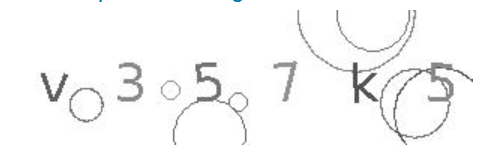
#> input picture captcha_solver/teste.png, 501 x 154 px, found by its file name
$ python captcha_local_solver.py
#> lines starting #> are read from the running program, lines starting #| are printed output that depends on the picture; after the words box and inside, x2 and y2 are one past the last pixel; in counts of white or black regions, pixels touching at a corner belong together
import os
import string
import random
import numpy
from PIL import Image, ImageFilter
from scipy.ndimage import gaussian_filter
import pytesseract
import numpy as np

if os.name == "nt":
    pytesseract.pytesseract.tesseract_cmd = 'C:\\Program Files\\Tesseract-OCR\\tesseract.exe'

F_PATH = os.path.dirname(__file__)
IMG_PATH = os.path.join(F_PATH, "..", "temp")
IMG_UNIQUE_ID = "".join(random.choices(string.digits, k=6))
IMG_ORIGINAL_PATH = os.path.join(IMG_PATH, f"original_{IMG_UNIQUE_ID}.png")
IMG_FILTERED_PATH = os.path.join(IMG_PATH, f"filtered_{IMG_UNIQUE_ID}.png")
IMG_FINAL_PATH = os.path.join(IMG_PATH, f"final_{IMG_UNIQUE_ID}.png")
if not os.path.exists(IMG_PATH):
    os.mkdir(IMG_PATH)


def solve_captcha_local(image_path, th1: int = 185, th2: int = 110, sig1: float = 1.0, sig2: float = 1.2) -> str:
    """ Solves captcha

    Args:
        image_path: path to the captcha to solve
        th1: Theshold to erase before blur
        th2: Theshold to erase after blur
        sig1: blurring power
        sig2: blurring power 2

    Returns:
        captcha response
    """
#> called with image_path = 'captcha_solver/teste.png', th1 = 180, th2 = 135, sig1 = 1, sig2 = (2500, 750)
    original = Image.open(image_path)
#> original is the input picture: PIL image 501x154 RGBA; mean R, G, B, A 247.7, 247.7, 247.8, 255
    original.save(IMG_ORIGINAL_PATH)

    black_and_white = original.convert("L")  # converting to black and white
    first_threshold = black_and_white.point(lambda p: p > th1 and 255)
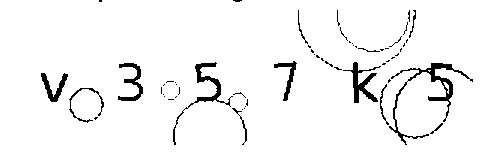
#> first_threshold: PIL image 501x154 L; 95.6% white; 57 black regions (44 under 20 px), largest, box (x1, y1, x2, y2) and area: (389, 63, 473, 145) 837, (173, 62, 233, 145) 499, (343, 62, 381, 103) 451
    blur = numpy.array(first_threshold)  # create an image array
    blurred = gaussian_filter(blur, sigma=sig1)
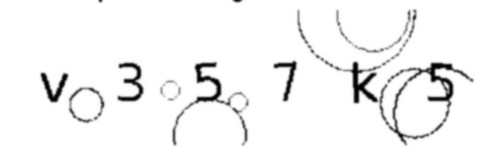
#> blurred: shape (154, 501); min 0, max 255, mean 243.6
    blurred = Image.fromarray(blurred)
    final = blurred.point(lambda p: p > th2 and 255)
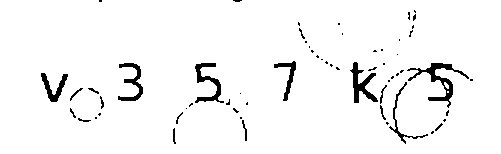
#> final: PIL image 501x154 L; 96% white; 61 black regions (42 under 20 px), largest, box (x1, y1, x2, y2) and area: (407, 63, 469, 108) 577, (350, 62, 378, 103) 429, (195, 63, 224, 103) 397
    final = final.filter(ImageFilter.EDGE_ENHANCE_MORE)
    final = final.filter(ImageFilter.SHARPEN)
    final.save(IMG_FILTERED_PATH)

    blur2 = numpy.array(final)  # create an image array
    blurred2 = gaussian_filter(blur2, sigma=sig2)
#> blurred2: shape (154, 501); every value is 244
    blurred2 = Image.fromarray(blurred2)
    final2 = blurred2.point(lambda p: p > th2 and 255)
#> final2: PIL image 501x154 L; every value is 255
    final2 = final2.filter(ImageFilter.EDGE_ENHANCE_MORE)
    final2 = final2.filter(ImageFilter.SHARPEN)
    final2.save(IMG_FINAL_PATH)

    ocr_config = '--psm 11 --oem 3 -c tessedit_char_whitelist=0123456789abcdefghijklmnopqrstuvxwyz'
#> (the run stopped early here; a loop or call above may not have finished)
